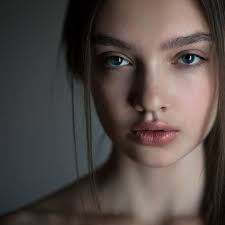
#> input picture image/photo.jpg, 225 x 225 px
$ python HW_lesson2.py
#> lines starting #> are read from the running program, lines starting #| are printed output that depends on the picture; after the words box and inside, x2 and y2 are one past the last pixel; in counts of white or black regions, pixels touching at a corner belong together
import cv2
import numpy as np
image = cv2.imread('image/photo.jpg')
#> image is the input picture: shape (225, 225, 3); mean B, G, R 70.6, 74.3, 83.7
image_email = cv2.imread('image/email.jpg')
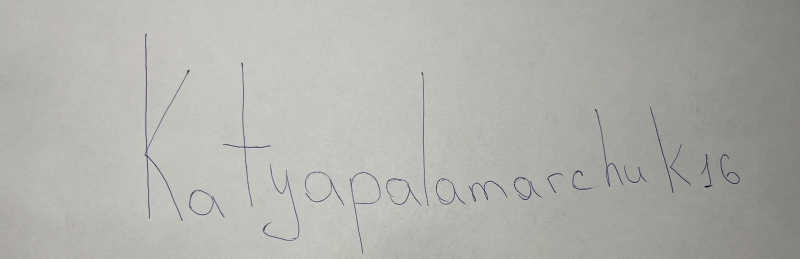
#> input picture image/email.jpg, 1600 x 518 px (shown at 1/2 size)
#> image_email is the input picture: shape (518, 1600, 3); mean B, G, R 171.2, 176.2, 176.5
print(image.shape)
#| (225, 225, 3)
image = cv2.resize(image, (image.shape[1] // 2, image.shape[0] // 2))
#> image: shape (112, 112, 3)
print(image.shape)
#| (112, 112, 3)
gray_image = cv2.cvtColor(image, cv2.COLOR_BGR2GRAY)
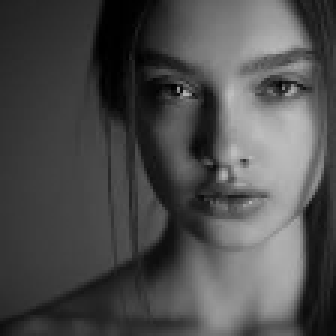
#> gray_image: shape (112, 112) (shown 3 times larger); min 0, max 190, mean 76.6
edges_image = cv2.Canny(gray_image, 100, 100)
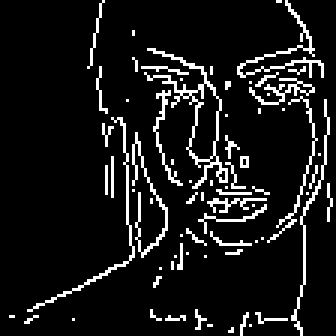
#> edges_image: shape (112, 112) (shown 3 times larger); 9.2% white in thin lines or dots

print(image.shape)
#| (112, 112, 3)
image_email = cv2.resize(image_email, (image_email.shape[1] // 2, image_email.shape[0] // 2))
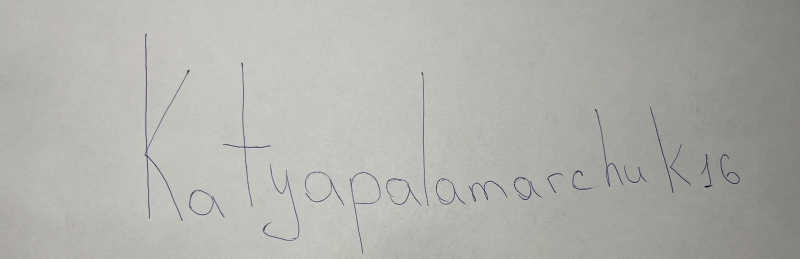
#> image_email: shape (259, 800, 3); mean B, G, R 171.3, 176.3, 176.6
print(image_email.shape)
#| (259, 800, 3)
gray_email = cv2.cvtColor(image_email, cv2.COLOR_BGR2GRAY)
edges_email = cv2.Canny(gray_email, 100, 100)
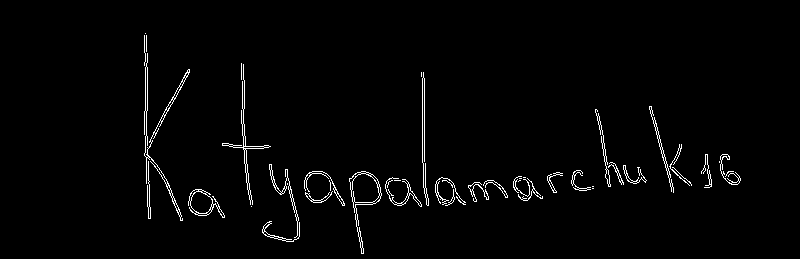
#> edges_email: shape (259, 800); 1.9% white in thin lines or dots, all inside (x1, y1, x2, y2) = (144, 33, 741, 254)


cv2.imshow("Photo", image)
cv2.imshow("Gray Photo", gray_image)
cv2.imshow("Edges Photo", edges_image)
cv2.imshow("Email" ,image_email)
cv2.imshow("Gray Email" ,gray_email)
cv2.imshow("Edges Email", edges_email)
cv2.waitKey(0)

cv2.destroyAllWindows()
